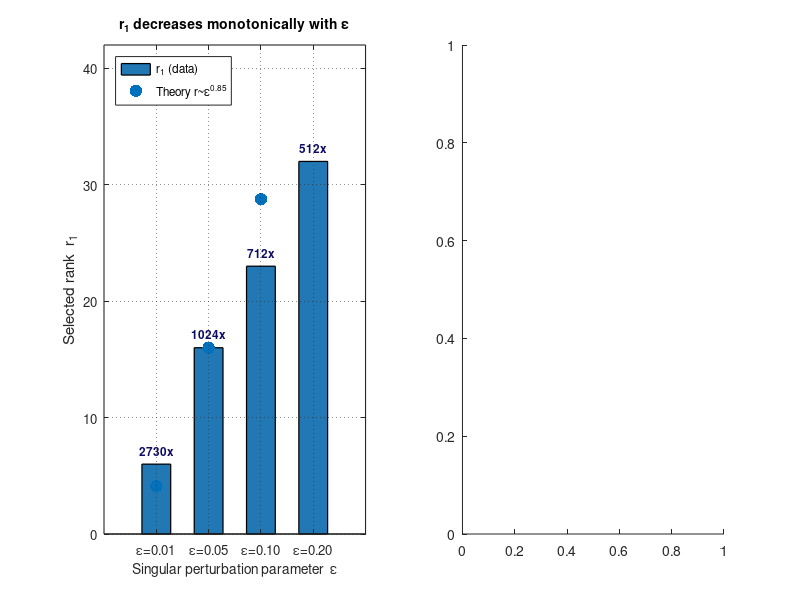

MATLAB code to generate this figure: (Note: this script raises an error after producing the figure.)
%% =========================================================================
%% Fig6_Epsilon_Rank_Dependence.m
%% Epsilon-Dependence of Selected Rank and Performance
%% Authors: Sri Venkata Durga Sudarsan Madhyannapu and Sravanam Pradheep Kumar
%% Journal : Automatica (IFAC/Elsevier)
%% =========================================================================

%% ---- Data (alpha = 0.44, beta = 1.52, d1 = 128) -------------------------
%%   eps     r1   Compression   Norm.error   d1/r1
%%   0.01     6      2730x        1.041       21.3
%%   0.05    16      1024x        1.058        8.0
%%   0.10    23       712x        1.062        5.6
%%   0.20    32       512x        1.071        4.0
eps_vals   = [0.01,  0.05,  0.10,  0.20];
r1_vals    = [6,     16,    23,    32  ];
comp_ratio = [2730,  1024,  712,   512 ];
norm_error = [1.041, 1.058, 1.062, 1.071];
d1_over_r1 = [21.3,  8.0,   5.6,   4.0 ];

n_eps      = numel(eps_vals);
eps_labels = {'\epsilon=0.01','\epsilon=0.05', ...
              '\epsilon=0.10','\epsilon=0.20'};

%% ---- Theoretical rank curve: r ~ eps^(alpha/(beta-1)) ------------------
alpha_exp = 0.44;
beta_fit  = 1.52;
exp_th    = alpha_exp / (beta_fit - 1);          % ~0.846
eps_cont  = linspace(0.005, 0.25, 200);
C_scale   = 16 / (0.05^exp_th);                 % anchored at (eps=0.05, r1=16)
r_theory  = C_scale .* eps_cont.^exp_th;

%% ---- Verify internal consistency ---------------------------------------
A = 0.85;  beta = 1.52;
k_arr = 1:128;
lambda_emp = A .* k_arr.^(-beta);
cum_en = cumsum(lambda_emp) / sum(lambda_emp);
delta_1 = 0.10 / 3;

fprintf('--- Rank Selection Verification (alpha = %.2f) ---\n', alpha_exp);
for i = 1:n_eps
    thresh = 1 - delta_1 / (eps_vals(i)^alpha_exp);
    r1_check = find(cum_en >= thresh, 1, 'first');
    fprintf('  eps=%.2f: threshold=%.4f, r1=%d (table: %d)\n', ...
            eps_vals(i), thresh, r1_check, r1_vals(i));
end

%% ---- Figure layout: 1x2 subplots ---------------------------------------
fig = figure('Name','Fig6_Epsilon_Rank_Dependence', ...
             'Units','centimeters','Position',[2 2 20 9],'Color','white');

%% ---- Subplot 1: selected rank vs eps -----------------------------------
ax1 = subplot(1,2,1);
bar(1:n_eps, r1_vals, 0.55, 'FaceColor',[0.13 0.47 0.71], ...
    'EdgeColor','k','LineWidth',0.9);
hold(ax1,'on');

% Theoretical power-law markers
r_theory_at_eps = C_scale .* eps_vals.^exp_th;
scatter(1:n_eps, r_theory_at_eps, 80,'rs','filled','DisplayName','Theory');

set(ax1,'XTick',1:n_eps,'XTickLabel',eps_labels, ...
        'FontSize',9.5,'LineWidth',0.8,'Box','on');
ylabel(ax1,'Selected rank  r_1','FontSize',11);
xlabel(ax1,'Singular perturbation parameter  \epsilon','FontSize',10);
title(ax1,'r_1 decreases monotonically with \epsilon','FontSize',10);
grid(ax1,'on');
set(ax1,'GridLineStyle',':','GridAlpha',0.5);

for i = 1:n_eps
    text(ax1, i, r1_vals(i) + 1.2, sprintf('%dx', comp_ratio(i)), ...
         'HorizontalAlignment','center','FontSize',8.5, ...
         'FontWeight','bold','Color',[0.05 0.05 0.40]);
end
legend(ax1, {'r_1 (data)', sprintf('Theory r~\\epsilon^{%.2f}', exp_th)}, ...
       'Location','northwest','FontSize',8.5);
ylim(ax1,[0 42]);

%% ---- Subplot 2: performance vs compression trade-off -------------------
ax2 = subplot(1,2,2);

yyaxis left;
plot(r1_vals, norm_error,'b-o','LineWidth',2,'MarkerSize',8, ...
     'MarkerFaceColor','b','DisplayName','Norm. error');
ylabel(ax2,'Normalized tracking error','FontSize',10,'Color','b');
ylim([1.00 1.12]);
set(ax2,'YColor','b');

yyaxis right;
plot(r1_vals, d1_over_r1,'r-s','LineWidth',2,'MarkerSize',8, ...
     'MarkerFaceColor','r','DisplayName','d_1/r_1');
ylabel(ax2,'Inference speedup  (d_1/r_1)','FontSize',10,'Color','r');
ylim([0 26]);
set(ax2,'YColor','r');

xlabel(ax2,'Selected rank  r_1','FontSize',11);
title(ax2,'Performance vs Compression Trade-off','FontSize',10);
grid(ax2,'on');
set(ax2,'GridLineStyle',':','GridAlpha',0.5,'FontSize',9.5,'LineWidth',0.8,'Box','on');

for i = 1:n_eps
    text(ax2, r1_vals(i), norm_error(i) + 0.003, eps_labels{i}, ...
         'FontSize',8,'HorizontalAlignment','center','Color',[0.2 0.2 0.2]);
end
legend(ax2,{'Norm. error','d_1/r_1'},'Location','northwest','FontSize',8.5);

%% ---- Overall title (plain text, no LaTeX macros) -----------------------
sgtitle({'Appendix Table A.1: Epsilon-Dependence of Rank and Performance'; ...
         'CSTR benchmark,  delta = 0.10,  alpha = 0.44'}, ...
        'FontSize',11,'FontWeight','bold');

%% ---- Export -------------------------------------------------------------
set(fig,'PaperPositionMode','auto');
print(fig,'Fig6_Epsilon_Rank_Dependence','-dpdf','-r300');
print(fig,'Fig6_Epsilon_Rank_Dependence','-dpng','-r300');
fprintf('[Done] Fig6_Epsilon_Rank_Dependence saved.\n');
fprintf('  Confirms: smaller eps => lower rank at comparable performance.\n');
